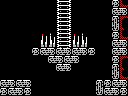

Tiled map render using the project's own tile images. Description and the whole map definition, tile-layer contents included, below:
An orthogonal 16x12 tile map with 8x8 px tiles, 1 tile layer (Tile Layer 1) and 8 objects (2x item, 2x breakable-right, 2x door-right, big-item, 4x4-item).

<map version="1.0" orientation="orthogonal" renderorder="right-down" width="16" height="12" tilewidth="8" tileheight="8" nextobjectid="9">
 <properties>
  <property name="down" value="hole" />
  <property name="left" value="hole" />
  <property name="up" value="stairs" />
 </properties>
 <tileset firstgid="1" name="tiles" tilewidth="8" tileheight="8" tilecount="256" columns="16">
  <image source="tiles.png" width="128" height="128" />
 </tileset>
 <layer name="Tile Layer 1" width="16" height="12">
  <data encoding="csv">
1,1,1,1,1,1,1,249,168,1,1,1,1,1,165,128,
1,1,1,1,1,1,1,249,168,1,1,1,1,1,103,104,
1,1,1,1,1,1,1,249,168,1,1,1,1,1,105,126,
1,1,1,1,1,1,1,249,168,1,1,1,1,1,106,247,
1,1,1,1,1,253,131,249,168,253,131,1,1,1,165,128,
1,1,1,1,1,133,134,249,168,133,134,1,1,1,103,104,
1,1,1,1,165,103,104,103,104,103,104,165,1,1,103,104,
1,1,1,1,1,1,103,104,103,104,1,1,1,1,165,126,
1,1,1,1,1,1,1,103,104,1,1,1,1,1,105,247,
1,1,1,1,1,1,1,1,1,1,1,1,1,1,106,128,
103,104,103,104,1,1,1,1,1,1,1,1,105,165,103,104,
165,103,104,165,1,1,1,1,1,1,1,1,106,103,104,165
</data>
 </layer>
 <objectgroup name="objects">
  <object id="1" type="item" x="96" y="64" width="16" height="16" />
  <object id="2" type="item" x="8" y="64" width="16" height="16" />
  <object id="3" type="big-item" x="0" y="56" width="32" height="24" />
  <object id="4" type="breakable-right" x="112" y="16" width="16" height="24" />
  <object id="5" type="breakable-right" x="112" y="56" width="16" height="24" />
  <object id="6" type="door-right" x="112" y="16" width="16" height="24" />
  <object id="7" type="door-right" x="112" y="56" width="16" height="24" />
  <object id="8" type="4x4-item" x="0" y="48" width="32" height="32" />
 </objectgroup>
</map>
